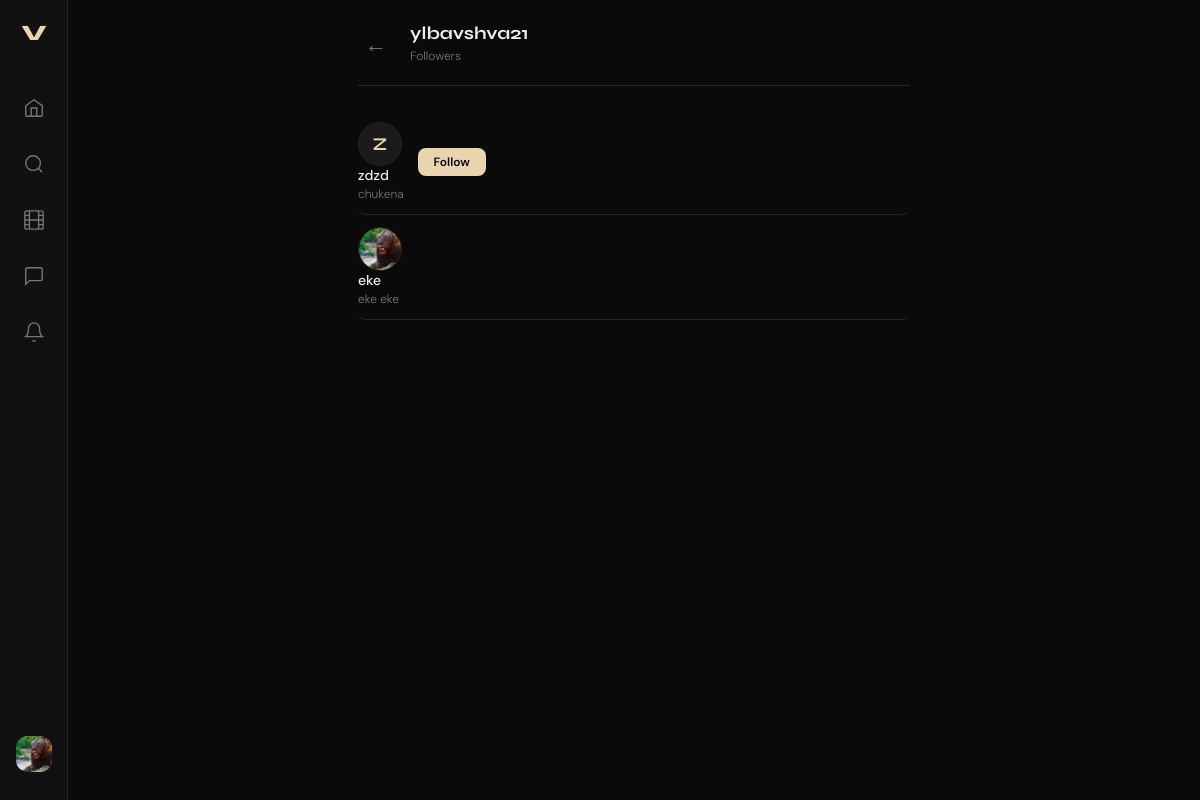
Page /users/ylbavshva21/followers/ (signed in) on the earlier database version.
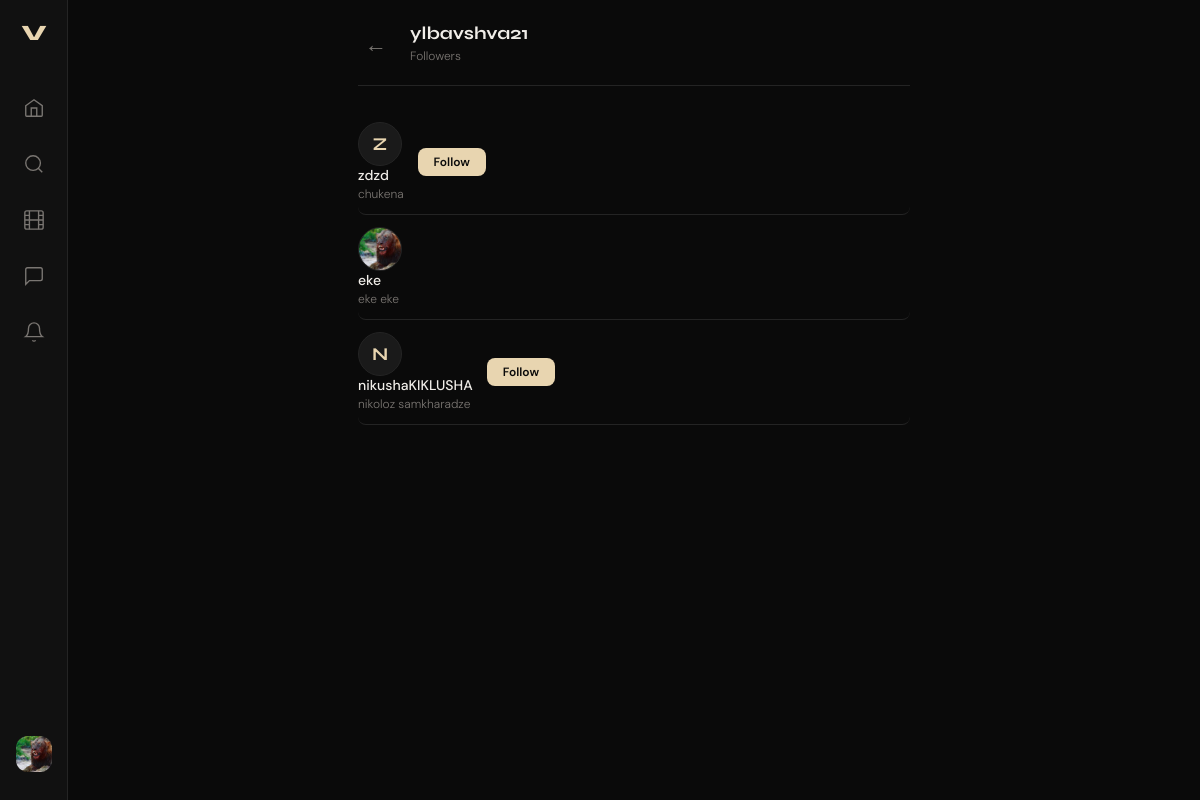
Same page on the later database version.
### users/models.py (models this page shows, shortened)
class User(AbstractUser):
    id = models.UUIDField(primary_key=True, default=uuid.uuid4, editable=False)
    bio = models.TextField(max_length=500, blank=True)
    avatar = models.ImageField(upload_to='profile_pics/', blank=True, null=True)
    website = models.URLField(blank=True)
    is_private = models.BooleanField(default=False)
    followers = models.ManyToManyField(
        'self',
        through='Follow',
        symmetrical=False,
        related_name='following_set'
    )
    class Meta:
        db_table = 'users'

### users/views.py (the view)
# urls.py: path('<str:username>/followers/', views.followers_view, name='followers'),
@login_required
def followers_view(request, username):
    profile_user = get_object_or_404(User, username=username)
    followers = User.objects.filter(
        following__following=profile_user,
        following__accepted=True
    ).select_related()
    return render(request, 'users/followers.html', {
        'profile_user': profile_user,
        'users_list':   followers,
        'list_type':    'Followers',
    })

### templates/users/followers.html (shortened to what this page needs)
{% extends 'users/base.html' %}
{% block content %}
<div class="list-page">
  <div class="list-header">
    <a href="{% url 'users:profile' profile_user.username %}" class="back-btn">←</a>
    <div>
      <h2>{{ profile_user.username }}</h2>
      <span class="list-type">{{ list_type }}</span>
    </div>
  </div>
  <div class="users-list">
    {% for u in users_list %}
      <div class="user-row">
        <a href="{% url 'users:profile' u.username %}" class="user-row-link">
          <div class="user-row-avatar">
            {% if u.avatar %}
              <img src="{{ u.avatar.url }}" alt="{{ u.username }}" />
            {% else %}
              <span>{{ u.username|first|upper }}</span>
            {% endif %}
          </div>
          <div class="user-row-info">
            <strong>{{ u.username }}</strong>
            <span>{{ u.get_full_name }}</span>
          </div>
        </a>
        {% if u != request.user %}
          <button type="button" class="btn-follow-sm {% if u.is_followed %}following{% endif %}"
                  data-username="{{ u.username }}"
                  data-url="{% url 'users:follow_toggle' u.username %}">
            {% if u.is_followed %}Following{% else %}Follow{% endif %}
          </button>
        {% endif %}
      </div>
    {% empty %}
      <div class="empty-state">
        <p>No {{ list_type|lower }} yet</p>
      </div>
    {% endfor %}
  </div>
</div>
{% endblock %}

### templates/feed/base.html (shortened to what this page needs)
{% load static %}
<!DOCTYPE html>
<html lang="en">
<head>
  <link rel="stylesheet" href="{% static 'users/main.css' %}" />
</head>
<body>
{% if user.is_authenticated %}
<nav class="sidebar">
  <div class="sidebar-logo">V</div>
  <div class="sidebar-links">
    <a href="/" class="nav-link {% block nav_home %}{% endblock %}" title="Home">
      <svg viewBox="0 0 24 24" fill="none" stroke="currentColor" stroke-width="1.5"><path d="M3 9.5L12 3l9 6.5V20a1 1 0 01-1 1H4a1 1 0 01-1-1V9.5z"/><path d="M9 21V12h6v9"/></svg>
    </a>
    <a href="{% url 'users:search' %}" class="nav-link {% block nav_search %}{% endblock %}" title="Search">
      <svg viewBox="0 0 24 24" fill="none" stroke="currentColor" stroke-width="1.5"><circle cx="11" cy="11" r="8"/><path d="M21 21l-4.35-4.35"/></svg>
    </a>
    <a href="/reels/" class="nav-link {% block nav_reels %}{% endblock %}" title="Reels">
      <svg viewBox="0 0 24 24" fill="none" stroke="currentColor" stroke-width="1.5"><rect x="2" y="2" width="20" height="20" rx="2.18"/><path d="M7 2v20M17 2v20M2 12h20M2 7h5M2 17h5M17 7h5M17 17h5"/></svg>
    </a>
    <a href="/chats/" class="nav-link {% block nav_chats %}{% endblock %}" title="Messages">
      <svg viewBox="0 0 24 24" fill="none" stroke="currentColor" stroke-width="1.5"><path d="M21 15a2 2 0 01-2 2H7l-4 4V5a2 2 0 012-2h14a2 2 0 012 2z"/></svg>
    </a>
    <a href="/notifications/" class="nav-link {% block nav_notifs %}{% endblock %}" title="Notifications" style="position:relative">
      <svg viewBox="0 0 24 24" fill="none" stroke="currentColor" stroke-width="1.5"><path d="M18 8A6 6 0 006 8c0 7-3 9-3 9h18s-3-2-3-9"/><path d="M13.73 21a2 2 0 01-3.46 0"/></svg>
    </a>
    <a href="{% url 'users:profile' user.username %}" class="nav-link nav-avatar {% block nav_profile %}{% endblock %}" title="Profile">
      {% if user.avatar %}
        <img src="{{ user.avatar.url }}" alt="avatar" />
      {% else %}
        <span>{{ user.username|first|upper }}</span>
      {% endif %}
    </a>
  </div>
</nav>
{% endif %}
<main class="main-content {% if not user.is_authenticated %}auth-page{% endif %}">
  {% block content %}{% endblock %}
</main>
</body>
</html>

Differences in the rows shown:
added User: username|first "N", username "nikushaKIKLUSHA", get_full_name "nikoloz samkharadze", shows "Follow"
